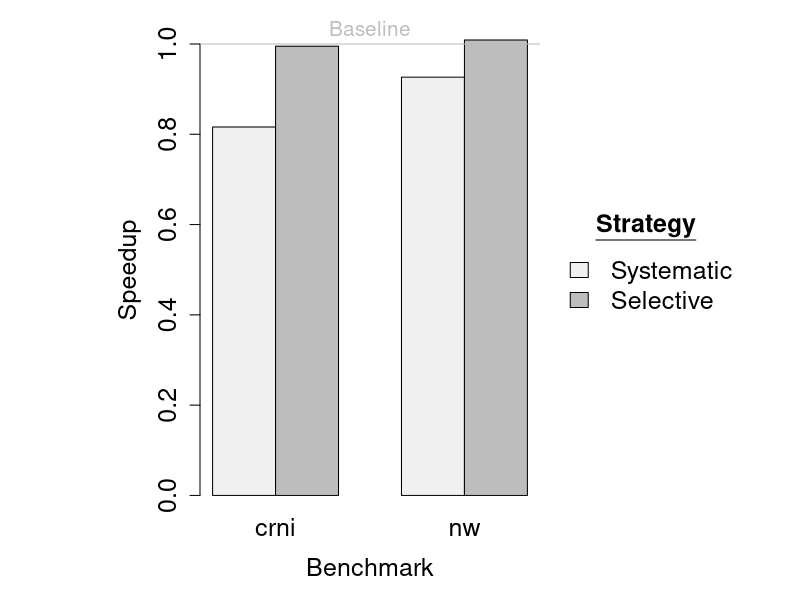

Write the R code that produced this figure. (Note: this script raises an error after producing the figure.)
data <- read.csv("../../paper-results/speedup-selective/results.csv")
# Aggregate the repeated measurements with mean value
#dataAggregate <- colMeans(data)
dataAggregate <- apply(data, 2, min)
# Compute speedups of vectorized code with systematic and selective strategy
speedups <- data.frame(crni=c(dataAggregate["crni_matlab"]/dataAggregate["crni_mc2mc"],
                              dataAggregate["crni_matlab"]/dataAggregate["crni_mc2mc_selective"]),
                       nw=c(dataAggregate["nw_matlab"]/dataAggregate["nw_mc2mc"],
                            dataAggregate["nw_matlab"]/dataAggregate["nw_mc2mc_selective"]))
# Save as pdf (A5 format)
pdf("mc2mc-selective.pdf", width = 8.27, height = 5.83)
# Modify plot margins
par(mfrow=c(1, 1), mar=c(5, 10, 2, 13))
# Plot vectorization strategies comparison
barplot(as.matrix(speedups),
        beside=T,
        axes = T,
        col=c("#f0f0f0","#bdbdbd"),
        xlab = "Benchmark",
        ylab = "Speedup",
        cex.names = 1.5,
        cex.axis = 1.5,
        cex.lab=1.5,
        legend = c("Systematic", "Selective"),
        args.legend = list(x ='right',
                           bty='n',
                           cex=1.5,
                           horiz=F,
                           inset=c(-0.6, 0),
                           title=expression(bold(underline("Strategy"))), title.col="black"))
# Plot baseline
abline(a = 1, b= 0, col="gray", lty=1)
# ... with a text !
mtext("Baseline", col="gray", cex=1.25)
# Finish plotting
dev.off()
embedFonts("mc2mc-selective.pdf")